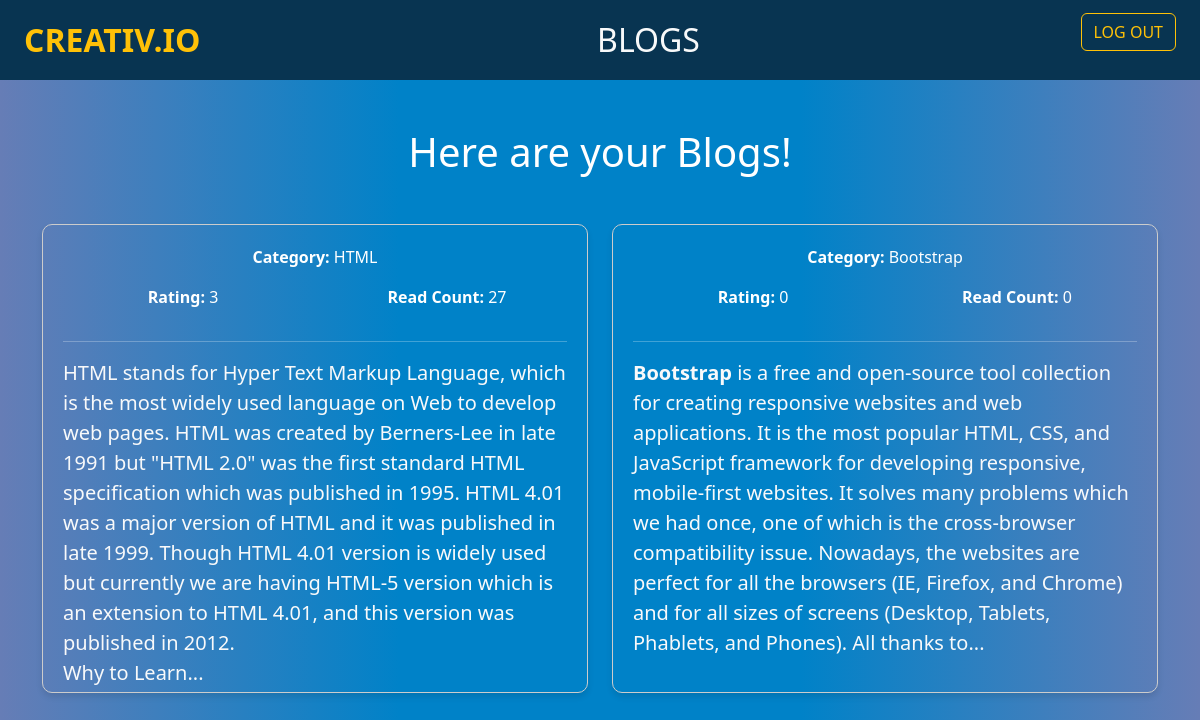
Screenshot of /my_blog (signed in) with the database file from the repository.
### models.py (models this page shows)
class Blog(db.Model):
    blog_id = db.Column(db.Integer, primary_key=True)
    auth_id = db.Column(db.Integer, db.ForeignKey(Users.id), nullable=False)
    cat_id = db.Column(db.Integer, db.ForeignKey(Category.cat_id))
    blog_date = db.Column(db.DateTime)
    blog_text = db.Column(db.Text, nullable=False)
    blog_rating = db.Column(db.Integer, default=0)
    blog_count = db.Column(db.Integer, default=0)

class Category(db.Model):
    cat_id = db.Column(db.Integer, primary_key=True)
    cat_name = db.Column(db.String(50), nullable=False)
    blogModel = db.relationship('Blog', backref='Category', lazy=True)

### routes.py (the view)
@app.route('/my_blog')
@login_required
def my_blog():
    get_categories()
    blog_list = Blog.query.filter_by(auth_id=current_user.id).all()
    return render_template('my_blog.html', category_names=all_cat_name, blog_list=blog_list)

### models.py (called while the page is built)
@login.user_loader
def load_user(id):
    return Users.query.get(int(id))

### routes.py (called while the page is built)
def get_categories():
    global all_cat_num, all_cat_name
    all_cat_info = db.session.query(Category.cat_id, Category.cat_name).all()
    all_cat_num, all_cat_name = zip(*all_cat_info) if all_cat_info else ([], [])

### templates/my_blog.html (shortened to what this page needs)
{% extends 'base.html' %}
{% block heading %}
Here are your Blogs!
{% endblock %}
{% block content %}
<div class="container">
    <div class="row">
        {% for a_blog in blog_list %}
        <div class="col-md-6">
            <div class="blog-card ">
                <div class="row">
                    <div class="col-md-12 text-center">
                        <p class="blog-meta"><b>Category:</b> {{ category_names[a_blog.cat_id - 1] }}</p>
                    </div>
                </div>
                <div class="row text-center">
                    <div class="col-md-6">
                        <p class="blog-meta"><b>Rating:</b> {{a_blog.blog_rating}}</p>
                    </div>
                    <div class="col-md-6">
                        <p class="blog-meta"><b>Read Count:</b> {{a_blog.blog_count}}</p>
                    </div>
                </div>
                <hr>
                <p class="blog-content fs-5"><a href="/modify_blog/{{a_blog.blog_id}}/{{category_names[a_blog.cat_id - 1]}}" class="text-light text-decoration-none">{{a_blog.blog_text|safe|truncate(500)}}</a></p>
            </div>
        </div>
        {% endfor %}
    </div>
</div>
{% endblock%}

### static/css/style.css (style rules this page uses)
* { box-sizing: border-box !important; transition: ease all 0.5s; }
html { scroll-behavior: smooth; }
*, *::after, *::before { -webkit-box-sizing: border-box; -moz-box-sizing: border-box; box-sizing: border-box; }
body { color:white; background: #667db6; background: -webkit-linear-gradient(to right, #667db6, #0082c8, #0082c8, #667db6); background: linear-gradient(to right, #667db6, #0082c8, #0082c8, #667db6); }
.blog-card { border: 1px solid #ccc; border-radius: 10px; padding: 20px; margin-bottom: 20px; box-shadow: 0 4px 6px rgba(0, 0, 0, 0.1); height: 90%; }
.blog-content { font-size: 0.9rem; }

### rows the page displays
Blog: blog_rating "3", blog_count "27", blog_text "HTML stands for Hyper Text Markup Language, which is the most widely used language on Web to develop web pages. HTML was created by Berners-Lee in late 1991 but \"HTML 2.0\" was the first standard HTML specification which was published in 1995. HTML 4.01 was a major version of HTML and it was published in late 1999. Though HTML 4.01 version is widely used but currently we are having HTML-5 version which is an extension to HTML 4.01, and this version was published in 2012. Why to Learn..."
Category: cat_name "HTML"
Blog: blog_rating "0", blog_count "0", blog_text "Bootstrap is a free and open-source tool collection for creating responsive websites and web applications. It is the most popular HTML, CSS, and JavaScript framework for developing responsive, mobile-first websites. It solves many problems which we had once, one of which is the cross-browser compatibility issue. Nowadays, the websites are perfect for all the browsers (IE, Firefox, and Chrome) and for all sizes of screens (Desktop, Tablets, Phablets, and Phones). All thanks to..."
Category: cat_name "Bootstrap"
